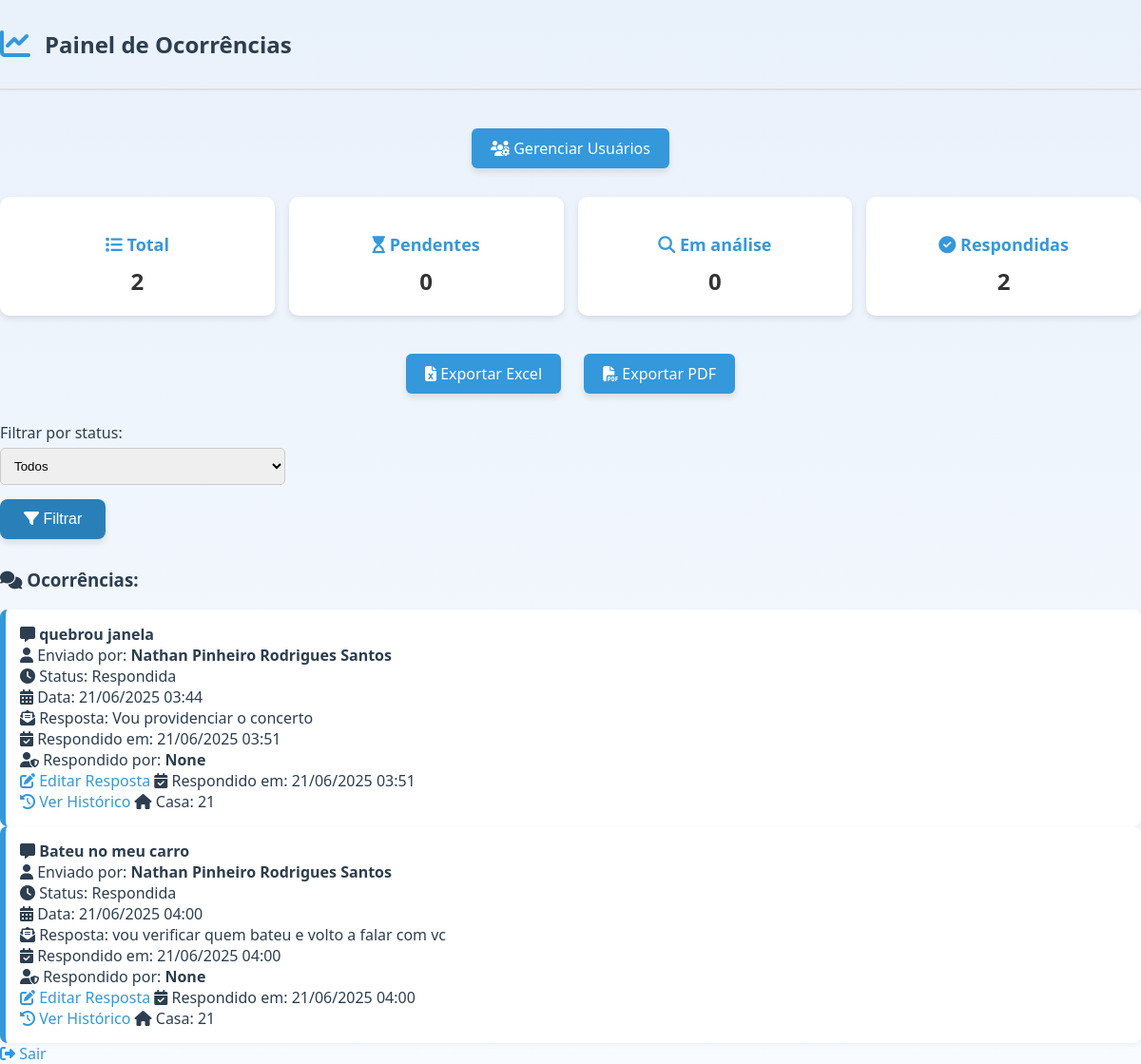
The app's page /painel (signed in) with its own data.
### app/models.py (models this page shows)
class Ocorrencia(db.Model):
    id = db.Column(db.Integer, primary_key=True)
    usuario_id = db.Column(db.Integer, db.ForeignKey('usuario.id'), nullable=False)
    tipo = db.Column(db.String(50), nullable=False)
    descricao = db.Column(db.Text, nullable=False)
    status = db.Column(db.String(50), default='Pendente')
    data_criacao = db.Column(db.DateTime, default=datetime.utcnow)
    resposta = db.Column(db.Text)
    respondido_por = db.Column(db.String(100))
    usuario = db.relationship('Usuario', backref='ocorrencias')
    data_ultima_resposta = db.Column(db.DateTime)

class Usuario(db.Model):
    id = db.Column(db.Integer, primary_key=True)
    nome = db.Column(db.String(100), nullable=False)
    email = db.Column(db.String(120), unique=True, nullable=False)
    senha_hash = db.Column(db.String(128), nullable=False)
    tipo = db.Column(db.String(20), default='morador')
    numero_casa = db.Column(db.String(20), nullable=False)

### app/routes.py (the view)
@main.route('/painel')
def painel():
    if 'usuario_id' not in session:
        return redirect(url_for('main.login'))
    usuario_id = session['usuario_id']
    tipo = session['usuario_tipo']
    filtro_status = request.args.get('filtro_status')
    if tipo == 'admin':
        ocorrencias = Ocorrencia.query.filter_by(status=filtro_status).all() if filtro_status else Ocorrencia.query.all()
        resumo = {
            'total': Ocorrencia.query.count(),
            'pendentes': Ocorrencia.query.filter_by(status='Pendente').count(),
            'em_analise': Ocorrencia.query.filter_by(status='Em análise').count(),
            'respondidas': Ocorrencia.query.filter_by(status='Respondida').count()
        }
    else:
        ocorrencias = Ocorrencia.query.filter_by(usuario_id=usuario_id).all()
        resumo = {}
    return render_template('main/painel.html', ocorrencias=ocorrencias, tipo=tipo, resumo=resumo)

### app/templates/main/painel.html (shortened to what this page needs)
<!DOCTYPE html>
<html lang="pt-br">
<head>
    <link rel="stylesheet" href="{{ url_for('static', filename='style.css') }}">
    <link rel="stylesheet" href="https://cdnjs.cloudflare.com/ajax/libs/font-awesome/6.4.0/css/all.min.css">
</head>
<body>
<header class="top-header">
    <i class="fas fa-chart-line"></i>
    <h2>Painel de Ocorrências</h2>
</header>
{% if tipo == 'admin' %}
    <div style="text-align: center; margin-bottom: 20px;">
        <a class="btn" href="{{ url_for('main.listar_usuarios') }}"><i class="fas fa-users-cog"></i> Gerenciar Usuários</a>
    </div>
{% endif %}
{% if tipo == 'admin' %}
    <div class="dashboard">
        <div class="card">
            <h3><i class="fas fa-list"></i> Total</h3>
            <p>{{ resumo.total }}</p>
        </div>
        <div class="card">
            <h3><i class="fas fa-hourglass-start"></i> Pendentes</h3>
            <p>{{ resumo.pendentes }}</p>
        </div>
        <div class="card">
            <h3><i class="fas fa-search"></i> Em análise</h3>
            <p>{{ resumo.em_analise }}</p>
        </div>
        <div class="card">
            <h3><i class="fas fa-check-circle"></i> Respondidas</h3>
            <p>{{ resumo.respondidas }}</p>
        </div>
    </div>
    <div style="text-align: center; margin-top: 10px;">
        <a href="{{ url_for('main.exportar_excel') }}" class="btn"><i class="fas fa-file-excel"></i> Exportar Excel</a>
        <a href="{{ url_for('main.exportar_pdf') }}" class="btn"><i class="fas fa-file-pdf"></i> Exportar PDF</a>
    </div>
    <form method="get" action="{{ url_for('main.painel') }}">
        <label>Filtrar por status:</label>
        <select name="filtro_status">
            <option value="">Todos</option>
        </select>
        <button type="submit"><i class="fas fa-filter"></i> Filtrar</button>
    </form>
{% endif %}
<h3><i class="fas fa-comments"></i> Ocorrências:</h3>
{% for o in ocorrencias %}
    <div class="ocorrencia">
        <strong><i class="fas fa-comment-alt"></i> {{ o.tipo }}</strong><br>
        <i class="fas fa-user"></i> Enviado por: <strong>{{ o.usuario.nome }}</strong><br>
        <i class="fas fa-clock"></i> Status: {{ o.status }}<br>
        <i class="fas fa-calendar-alt"></i> Data: {{ o.data_criacao.strftime('%d/%m/%Y %H:%M') }}<br>
        {% if o.resposta %}
            <i class="fas fa-envelope-open-text"></i> Resposta: {{ o.resposta }}<br>
            <i class="fas fa-calendar-check"></i> Respondido em: {{ o.data_ultima_resposta.strftime('%d/%m/%Y %H:%M') if o.data_ultima_resposta else '---' }}<br>
            <i class="fas fa-user-shield"></i> Respondido por: <strong>{{ o.respondido_por }}</strong><br>
            {% if tipo == 'admin' %}
                <a href="{{ url_for('main.editar_resposta', id=o.id) }}"><i class="fas fa-pen-to-square"></i> Editar Resposta</a>
            {% endif %}
        {% endif %}
        {% if o.data_ultima_resposta %}
        <i class="fas fa-calendar-check"></i> Respondido em: {{ o.data_ultima_resposta.strftime('%d/%m/%Y %H:%M') }}<br>
        {% endif %}
        <a href="{{ url_for('main.historico_respostas', ocorrencia_id=o.id) }}">
            <i class="fas fa-clock-rotate-left"></i> Ver Histórico
        </a>
        {% if tipo == 'admin' %}
        <i class="fas fa-home"></i> Casa: {{ o.usuario.numero_casa }}<br>
        {% endif %}
    </div>
{% endfor %}
<a href="{{ url_for('main.logout') }}"><i class="fas fa-sign-out-alt"></i> Sair</a>
</body>
</html>

### app/static/style.css (style rules this page uses)
body { background: linear-gradient(to bottom, #e9f1fb, #f8fbff); font-family: 'Segoe UI', Tahoma, Geneva, Verdana, sans-serif; margin: 0; padding: 0; color: #2c3e50; overflow-x: hidden; }
html, body { overflow-x: hidden; }
p { color: #333; margin: 10px 0 30px; font-size: 16px; }
form { margin-top: 20px; margin-bottom: 30px; }
input, select, textarea { display: block; margin-top: 5px; margin-bottom: 15px; padding: 10px; width: 300px; border-radius: 5px; border: 1px solid #ccc; }
button, .btn { background-color: #2980b9; color: white; border: none; padding: 12px 25px; font-size: 16px; border-radius: 8px; cursor: pointer; transition: all 0.3s ease; box-shadow: 0 4px 6px rgba(0,0,0,0.1); }
a { text-decoration: none; color: #3498db; }
.top-header { display: flex; align-items: center; gap: 15px; padding: 10px 0; border-bottom: 2px solid #e0e0e0; margin-bottom: 30px; }
.top-header i { font-size: 32px; color: #3498db; }
.btn { display: inline-block; margin: 10px; padding: 10px 20px; background-color: #3498db; color: white; border-radius: 6px; text-decoration: none; }
.dashboard { display: grid; grid-template-columns: repeat(auto-fit, minmax(200px, 1fr)); gap: 15px; margin-bottom: 30px; }
.card { background: white; border-radius: 10px; padding: 20px; box-shadow: 0 3px 6px rgba(0,0,0,0.1); text-align: center; }
.card h3 { margin-bottom: 10px; font-size: 18px; color: #3498db; }
.card p { font-size: 24px; font-weight: bold; margin: 0; }
.ocorrencia { background: white; border-left: 6px solid #3498db; padding: 15px; border-radius: 8px; box-shadow: 0 2px 5px rgba(0,0,0,0.05); }
* { box-sizing: border-box; }

### records on screen
Ocorrencia: tipo "quebrou janela", usuario.nome "Nathan Pinheiro Rodrigues Santos", status "Respondida", data_criacao "21/06/2025 03:44", resposta "Vou providenciar o concerto", data_ultima_resposta "21/06/2025 03:51", respondido_por "None", usuario.numero_casa "21"
Ocorrencia: tipo "Bateu no meu carro", usuario.nome "Nathan Pinheiro Rodrigues Santos", status "Respondida", data_criacao "21/06/2025 04:00", resposta "vou verificar quem bateu e volto a falar com vc", data_ultima_resposta "21/06/2025 04:00", respondido_por "None", usuario.numero_casa "21"

### other values on screen
{{ resumo.total }} "2"
{{ resumo.pendentes }} "0"
{{ resumo.em_analise }} "0"
{{ resumo.respondidas }} "2"
